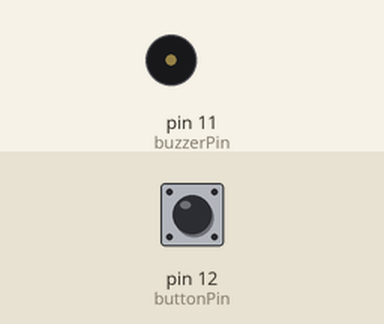
The program below on a simulated Raspberry Pi (header pin numbers). On the bench: buzzer (waves = sounding, pin HIGH). The inputs (shaded band) are chosen by the test bench; at power-on: pin 12 (buttonPin) HIGH. What the program prints to the terminal is not drawn.

Above: at 1.2 s.
1.3 s: pin 12 (buttonPin) pulled LOW for 0.15 s
At 1.37 s:
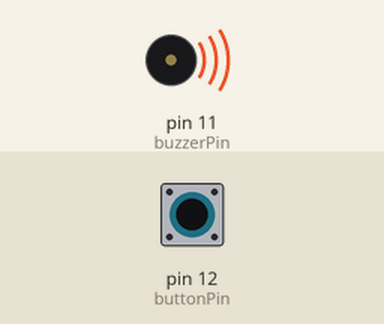
2.9 s: pin 12 (buttonPin) pulled LOW for 3.2 s
At 6.9 s:
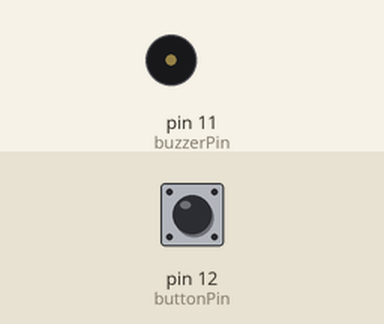
Timing chart, 0 to 8.4 s (numbered marks = the images above; inputs shaded):
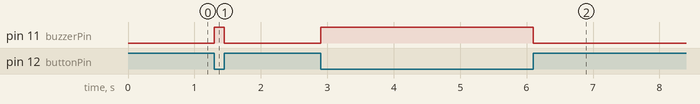

The program:

doorbell.py
```python
import RPi.GPIO as gpio

buzzerPin = 11
buttonPin = 12

def setup():
    gpio.setmode(gpio.BOARD)
    gpio.setup(buzzerPin, gpio.OUT)
    gpio.setup(buttonPin, gpio.IN, pull_up_down = gpio.PUD_UP)

def loop():
    while True:
        if gpio.input(buttonPin) == False:
            gpio.output(buzzerPin, True)
            print('buzzer turned on')
        else:
            gpio.output(buzzerPin, False)
            print('buzzer turned OFF')

def finish():
    gpio.cleanup()


if __name__ == '__main__':
    print('program is starting')
    setup()
    try:
        loop()
    except KeyboardInterrupt:
        finish()
```

Measured:
- after the input at 1.3 s, pin 11 (buzzerPin): LOW → HIGH at once, → LOW 0.15 s later
- after the input at 2.9 s, pin 11 (buzzerPin): LOW → HIGH at once, → LOW 3.2 s later
